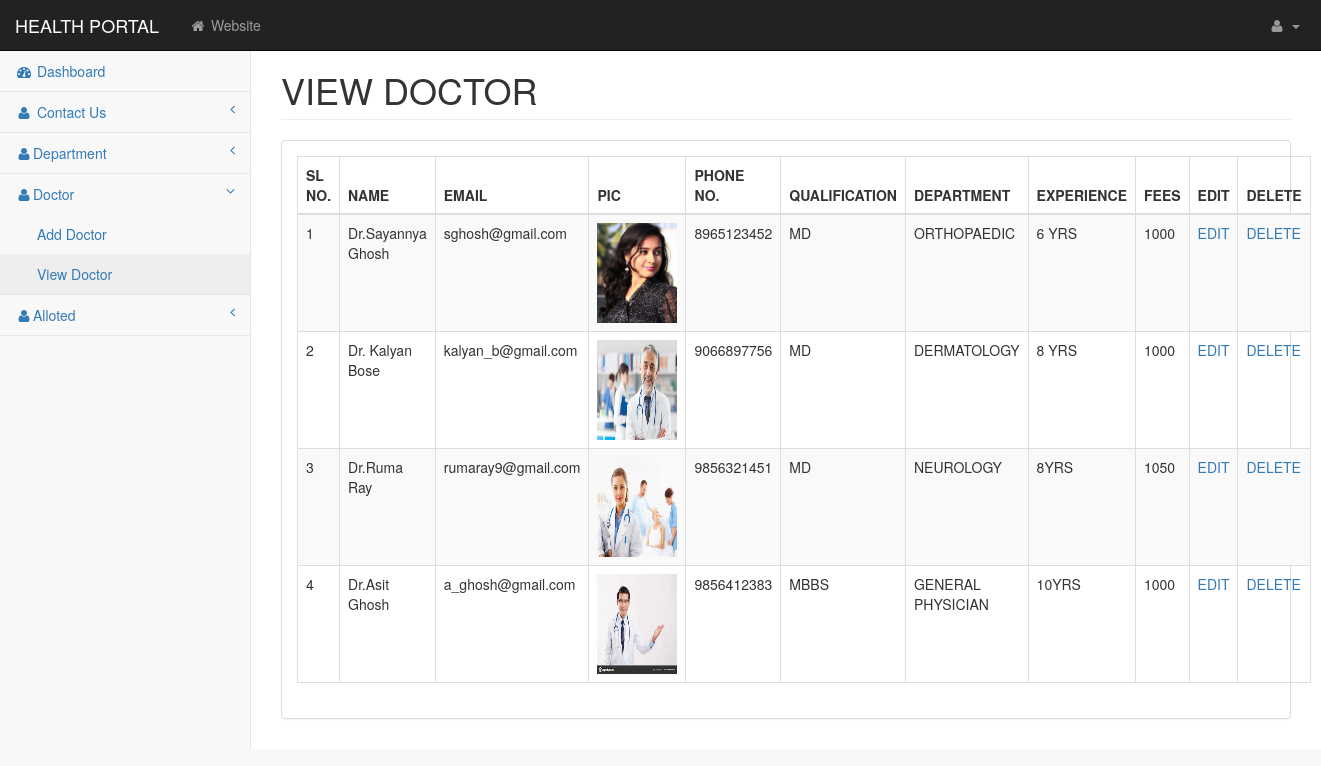
The page /admin/viewdoctor.php (signed in) on the database its author committed.
### tables this page shows
CREATE TABLE `doctor_tbl` (
  `docid` int(6) NOT NULL,
  `docname` varchar(20) NOT NULL,
  `docemail` varchar(20) NOT NULL,
  `docpic` varchar(50) NOT NULL,
  `docphn` varchar(10) NOT NULL,
  `docquali` varchar(50) NOT NULL,
  `docdept` varchar(50) NOT NULL,
  `docexp` varchar(20) NOT NULL,
  `docfees` int(4) NOT NULL
);

CREATE TABLE `dept_tbl` (
  `dept_id` int(10) NOT NULL,
  `dept_name` varchar(50) NOT NULL
);

### admin/viewdoctor.php (the view, shortened to what this page needs)
<?php
include("config.php");
?>
<!DOCTYPE html>
<html class="no-js">
    <head>
        <link href="css/bootstrap.min.css" rel="stylesheet">
        <link href="css/metisMenu.min.css" rel="stylesheet">
        <link href="css/dataTables/dataTables.bootstrap.css" rel="stylesheet">
        <link href="css/dataTables/dataTables.responsive.css" rel="stylesheet">
        <link href="css/startmin.css" rel="stylesheet">
        <link href="css/font-awesome.min.css" rel="stylesheet" type="text/css">
    </head>
    <body>
                <?php include("header.php");?>
                <?php include("sidebar.php");?>
       <div id="page-wrapper">
                <div class="row">
                    <div class="col-lg-12">
<marquee behavior="alternate" scrollamount="16">   <h1 class="page-header">VIEW DOCTOR</h1></marquee>
                    </div>
                </div>
                <div class="row">
                    <div class="col-lg-12" >
                        <div class="panel panel-default">
                            <div class="panel-body">
                                <div class="dataTable_wrapper">
                                    <table class="table table-striped table-bordered table-hover"  id="dataTables-example">
                                        <thead>
											<tr>
                                            <th>SL NO.</th>
                                                <th>NAME</th>
												<th>EMAIL</th>
												<th>PIC</th>
												<th>PHONE NO.</th>
												<th> QUALIFICATION </th>
                                                <th> DEPARTMENT </th>
												<th>EXPERIENCE</th>
                                                <th>FEES</th>
                                                <th>EDIT</th>
                                                <th>DELETE</th>
											</tr>
										</thead>
                                        <tbody>
                                            <?php
                                      $sql="select * from doctor_tbl";
                                      $rs=mysqli_query($con,$sql);
									  $count=1;
                                      while($d=mysqli_fetch_array($rs))
                                      {
                                             ?>
                                            <tr>
   											<td><?php echo $count;?></td>
											<td><?php echo $d['docname'];?></td>
											<td><?php echo $d['docemail'];?></td>
                                            <td><img src="images/<?php echo $d['docpic'];?>"height="100" width="80"></td>
											<td><?php echo $d['docphn'];?></td>
											<td><?php echo $d['docquali'];?></td>
                                            <td><?php $sql1="select * from dept_tbl where dept_id=".$d['docdept'];
											$rs1=mysqli_query($con,$sql1);
											$d1=mysqli_fetch_array($rs1);
											echo $d1['dept_name'];
											?></td>
                                            <td><?php echo $d['docexp'];?></td>
                                            <td><?php echo $d['docfees'];?></td>
                                           <td><a href ="updatedoctor.php?did=<?php echo $d['docid'];?>">EDIT</a></td>
										<td><a href ="deletedoctor.php?did=<?php echo $d['docid'];?>">DELETE</a></td>
                                            </tr>
                                             <?php
											 $count++;
									  }
									  ?>
										</tbody>
									</table>
                                </div>
                            </div>
                        </div>
                    </div>
           </div>
       </div>
    </body>
</html>

### admin/header.php (shortened to what this page needs)
<nav class="navbar navbar-inverse navbar-fixed-top" role="navigation">
                <div class="navbar-header">
                    <a class="navbar-brand" href="index.html">HEALTH PORTAL</a>
                </div>
                <ul class="nav navbar-nav navbar-left navbar-top-links">
                    <li><a href="#"><i class="fa fa-home fa-fw"></i> Website</a></li>
                </ul>
                <ul class="nav navbar-right navbar-top-links">
                                        <li class="dropdown">
                        <a class="dropdown-toggle" data-toggle="dropdown" href="#">
                            <i class="fa fa-user fa-fw"></i><?php echo $_SESSION['displayname'];?> <b class="caret"></b>
                        </a>
                    </li>
                </ul>
            </nav>

### admin/sidebar.php (shortened to what this page needs)
<div class="navbar-default sidebar" role="navigation">
             <div class="sidebar-nav navbar-collapse">
                    <ul class="nav" id="side-menu">
                            <li>
                                <a href="home.php"><i class="fa fa-dashboard fa-fw"></i> Dashboard</a>
                            </li>
							 <li>
             <a href="#"><i class="fa fa-user fa-fw"></i> Contact Us<span class="fa arrow"></span></a>
								</li>
                                 <li>
             <a href="#"><i class="fa fa-user fa-fw"></i>Department<span class="fa arrow"></span></a>
								</li>
								 <li>
             <a href="#"><i class="fa fa-user fa-fw"></i>Doctor<span class="fa arrow"></span></a>
                                <ul class="nav nav-second-level">
                                    <li>
                                        <a href="adddoctor.php">Add Doctor</a>
                                    </li>
                                    <li>
                                        <a href="viewdoctor.php">View Doctor</a>
                                    </li>
                                    </ul>
                                    </li>
                                    <li>
             <a href="#"><i class="fa fa-user fa-fw"></i>Alloted<span class="fa arrow"></span></a>
								</li>
                         </div>
                </div>

### admin/css/startmin.css (style rules this page uses)
body { background-color: #f8f8f8; }
#page-wrapper { padding: 30px 15px 0 15px; min-height: 568px; background-color: #fff; }
@media (min-width:768px) { #page-wrapper { position: inherit; margin-left: 250px; padding: 30px 30px 0 30px; border-left: 1px solid #e7e7e7; } }
.navbar-header { float: left; }
.navbar-left { float: left; }
.navbar-right { text-align: right; }
.navbar-top-links { margin: 0; }
.navbar-top-links li { display: inline-block; }
.navbar-top-links li:last-child { margin-right: 6px; }
.navbar-top-links li a { padding: 15px; min-height: 50px; }
.navbar-top-links>li>a { color: #999; }
.sidebar .sidebar-nav.navbar-collapse { padding-right: 0; padding-left: 0; }
.sidebar ul li { border-bottom: 1px solid #e7e7e7; }
.sidebar ul li a.active { background-color: #eee; }
.sidebar .arrow { float: right; }
.sidebar .fa.arrow:before { content: "\f104"; }
.sidebar .active>a>.fa.arrow:before { content: "\f107"; }
.sidebar .nav-second-level li, .sidebar .nav-third-level li { border-bottom: 0!important; }
.sidebar .nav-second-level li a { padding-left: 37px; }
@media (min-width:768px) { .sidebar { z-index: 1; position: absolute; width: 250px; margin-top: 51px; } }

### rows shown on the page
doctor_tbl: docname "Dr.Sayannya Ghosh", docemail "sghosh@gmail.com", docpic (picture), docphn "8965123452", docquali "MD", dept_tbl.dept_name "ORTHOPAEDIC", docexp "6 YRS", docfees "1000"
doctor_tbl: docname "Dr. Kalyan Bose", docemail "kalyan_b@gmail.com", docpic (picture), docphn "9066897756", docquali "MD", dept_tbl.dept_name "DERMATOLOGY", docexp "8 YRS", docfees "1000"
doctor_tbl: docname "Dr.Ruma Ray", docemail "rumaray9@gmail.com", docpic (picture), docphn "9856321451", docquali "MD", dept_tbl.dept_name "NEUROLOGY", docexp "8YRS", docfees "1050"
doctor_tbl: docname "Dr.Asit Ghosh", docemail "a_ghosh@gmail.com", docpic (picture), docphn "9856412383", docquali "MBBS", dept_tbl.dept_name "GENERAL PHYSICIAN", docexp "10YRS", docfees "1000"
